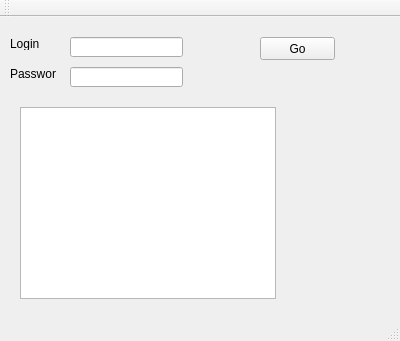
<?xml version="1.0" encoding="UTF-8"?>
<ui version="4.0">
 <class>MainWindow</class>
 <widget class="QMainWindow" name="MainWindow">
  <property name="geometry">
   <rect>
    <x>0</x>
    <y>0</y>
    <width>400</width>
    <height>341</height>
   </rect>
  </property>
  <property name="windowTitle">
   <string>MainWindow</string>
  </property>
  <widget class="QWidget" name="centralWidget">
   <widget class="QLineEdit" name="lineEditLogin">
    <property name="geometry">
     <rect>
      <x>70</x>
      <y>20</y>
      <width>113</width>
      <height>20</height>
     </rect>
    </property>
   </widget>
   <widget class="QLineEdit" name="lineEditPassword">
    <property name="geometry">
     <rect>
      <x>70</x>
      <y>50</y>
      <width>113</width>
      <height>20</height>
     </rect>
    </property>
    <property name="echoMode">
     <enum>QLineEdit::Password</enum>
    </property>
   </widget>
   <widget class="QLabel" name="label">
    <property name="geometry">
     <rect>
      <x>10</x>
      <y>20</y>
      <width>46</width>
      <height>13</height>
     </rect>
    </property>
    <property name="text">
     <string>Login</string>
    </property>
   </widget>
   <widget class="QLabel" name="label_2">
    <property name="geometry">
     <rect>
      <x>10</x>
      <y>50</y>
      <width>46</width>
      <height>13</height>
     </rect>
    </property>
    <property name="text">
     <string>Password</string>
    </property>
   </widget>
   <widget class="QPushButton" name="pushButtonGo">
    <property name="geometry">
     <rect>
      <x>260</x>
      <y>20</y>
      <width>75</width>
      <height>23</height>
     </rect>
    </property>
    <property name="text">
     <string>Go</string>
    </property>
   </widget>
   <widget class="QTextBrowser" name="textBrowserResponse">
    <property name="geometry">
     <rect>
      <x>20</x>
      <y>90</y>
      <width>256</width>
      <height>192</height>
     </rect>
    </property>
   </widget>
  </widget>
  <widget class="QMenuBar" name="menuBar">
   <property name="geometry">
    <rect>
     <x>0</x>
     <y>0</y>
     <width>400</width>
     <height>20</height>
    </rect>
   </property>
  </widget>
  <widget class="QToolBar" name="mainToolBar">
   <attribute name="toolBarArea">
    <enum>TopToolBarArea</enum>
   </attribute>
   <attribute name="toolBarBreak">
    <bool>false</bool>
   </attribute>
  </widget>
  <widget class="QStatusBar" name="statusBar"/>
 </widget>
 <layoutdefault spacing="6" margin="11"/>
 <resources/>
 <connections/>
</ui>
